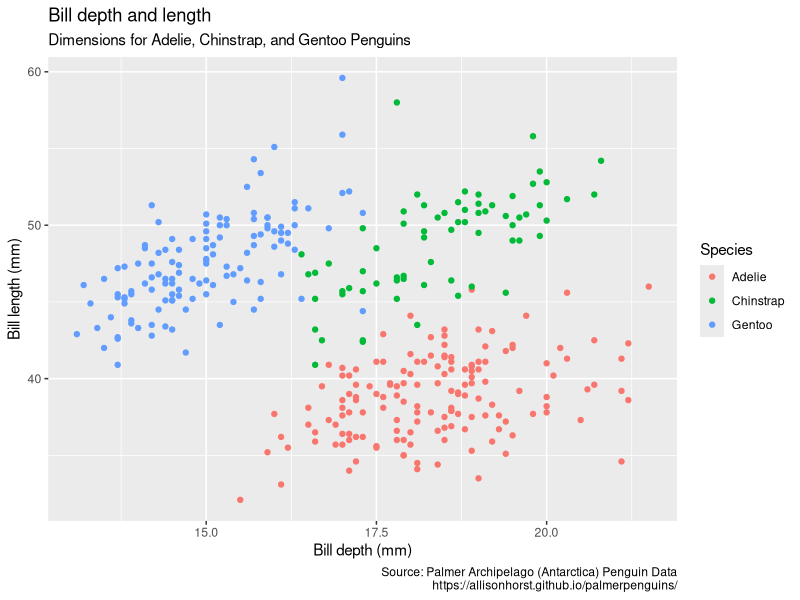
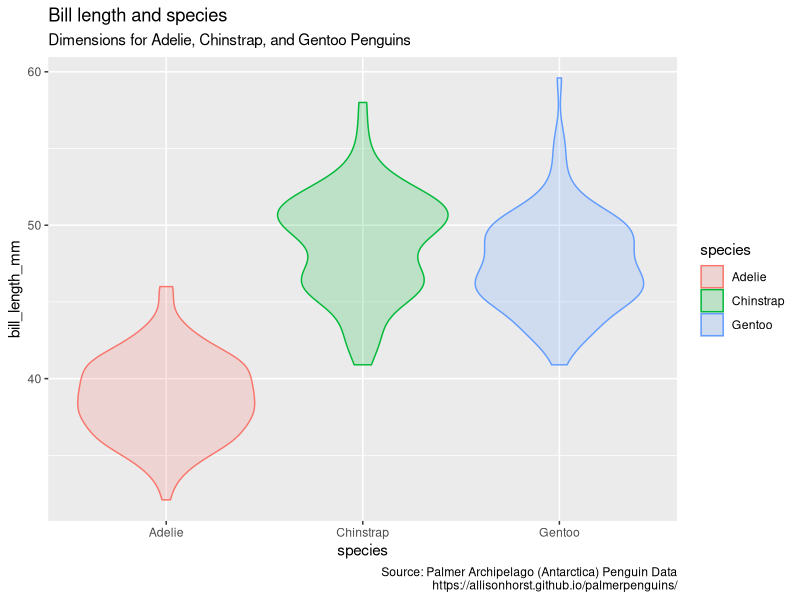
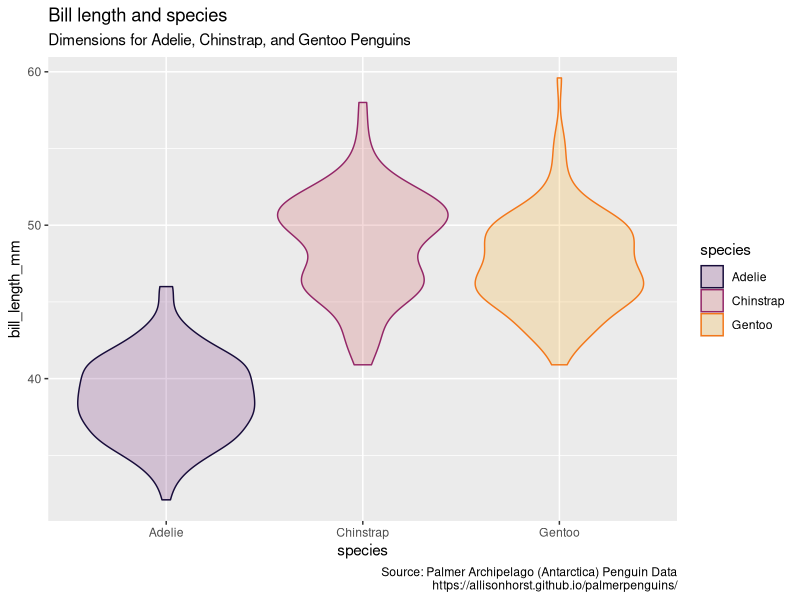
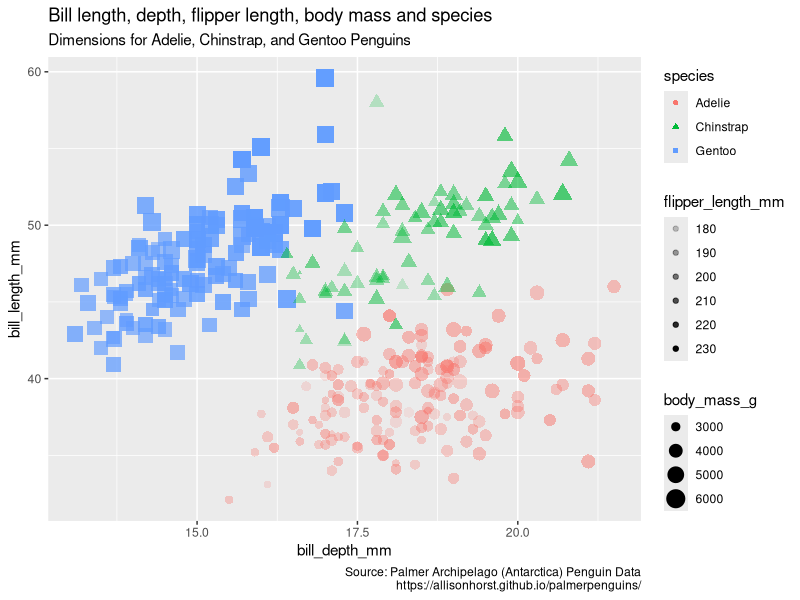
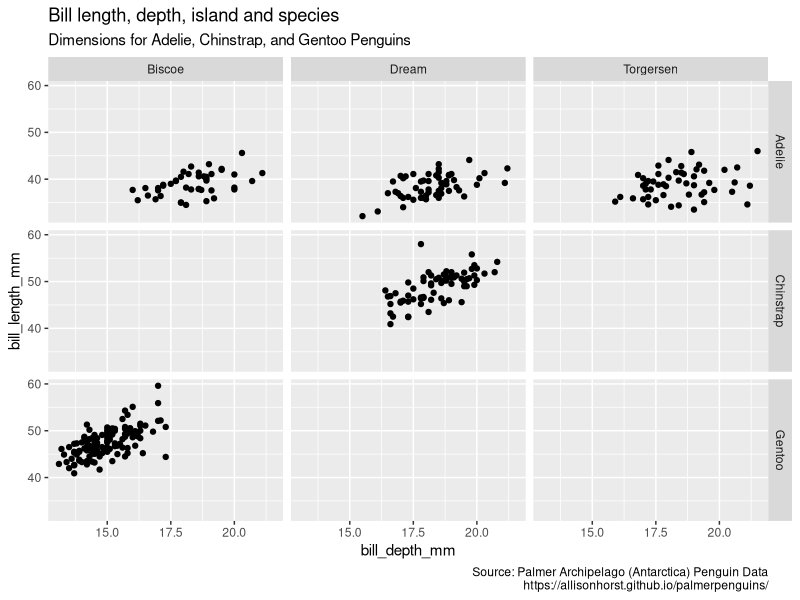
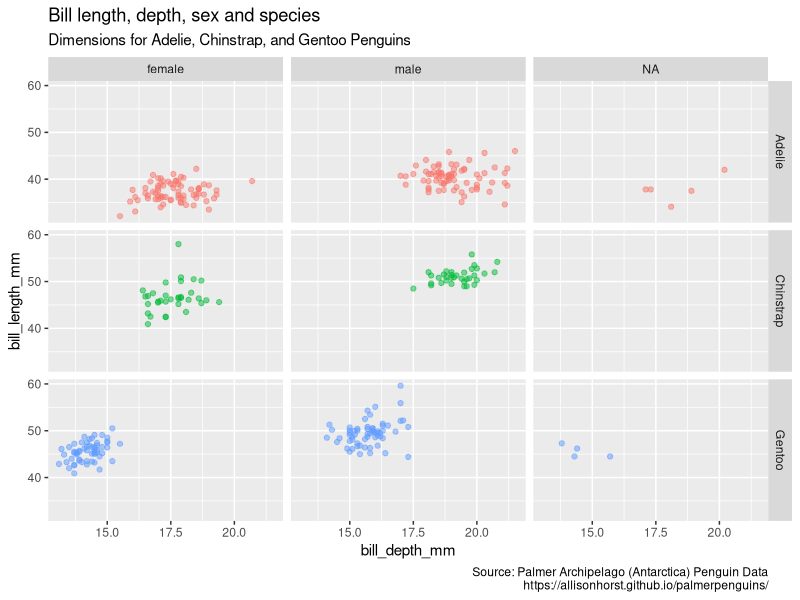
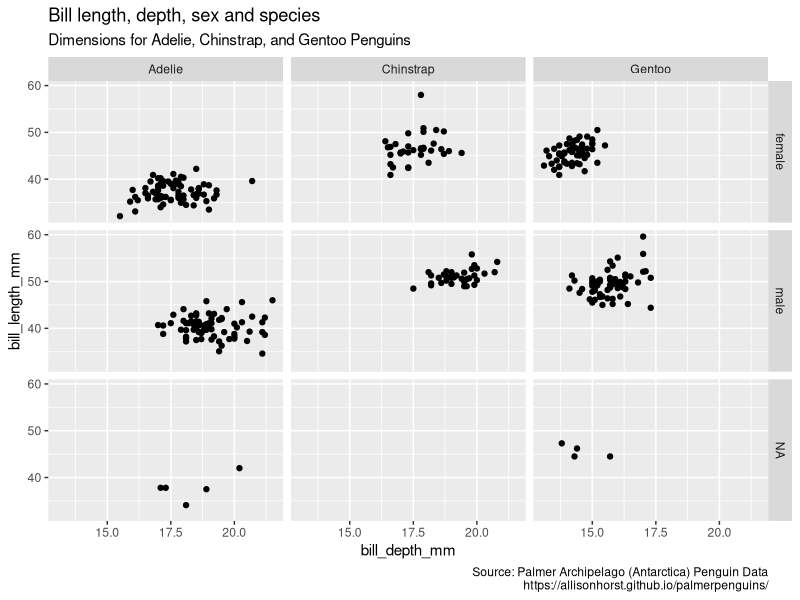

Generate these figures, in order, with R:
## ---- chunk 1
#| label: load packages
#| message: FALSE

library(tidyverse)
library(palmerpenguins)
## ---- chunk 2
#| label: dataset-glimpse

glimpse(penguins)
## ---- chunk 3
#| label: initial-visualization
#| warning: FALSE

ggplot(penguins, aes(x = bill_depth_mm, y = bill_length_mm, colour = species)) +
  geom_point() +
  labs(title = "Bill depth and length", subtitle = "Dimensions for Adelie, Chinstrap, and Gentoo Penguins", x = "Bill depth (mm)", y = "Bill length (mm)", color = "Species", caption = "Source: Palmer Archipelago (Antarctica) Penguin Data\n https://allisonhorst.github.io/palmerpenguins/")
## ---- chunk 4
#| label: violin
#| warning: FALSE

ggplot(penguins, aes(x = species, y = bill_length_mm, color = species, fill = species)) +
  geom_violin(alpha = 0.2) +
  labs(title = "Bill length and species", 
       subtitle = "Dimensions for Adelie, Chinstrap, and Gentoo Penguins",
       caption = "Source: Palmer Archipelago (Antarctica) Penguin Data\n https://allisonhorst.github.io/palmerpenguins/",
       dictionary = c(
         bill_length_mm = "Bill length (mm)",
         species = "Species"
  ))
## ---- chunk 5
#| label: violin-color
#| warning: FALSE

ggplot(penguins, aes(x = species, y = bill_length_mm, color = species, fill = species)) +
  geom_violin(alpha = 0.2) +
  labs(title = "Bill length and species", 
       subtitle = "Dimensions for Adelie, Chinstrap, and Gentoo Penguins",
       caption = "Source: Palmer Archipelago (Antarctica) Penguin Data\n https://allisonhorst.github.io/palmerpenguins/",
       dictionary = c(
         bill_length_mm = "Bill length (mm)",
         species = "Species"
  )) +
  scale_colour_viridis_d(
    name = waiver(),
    alpha = 1,
    begin = 0.1,
    end = 0.7,
    direction = 1,
    option = "B",
    aesthetics = "color"
  )  +
  scale_fill_viridis_d(
    name = waiver(),
    alpha = 1,
    begin = 0.3,
    end = 0.8,
    direction = 1,
    option = "B",
    aesthetics = "fill")
## ---- chunk 6
#| label: aesthetics-test
#| warning: FALSE

ggplot(penguins, 
       aes(x = bill_depth_mm, 
           y = bill_length_mm, 
           colour = species, 
           shape = species, 
           size = body_mass_g, 
           alpha = flipper_length_mm)) + # these are the mappings
  geom_point() + # these are settings
  labs(title = "Bill length, depth, flipper length, body mass and species", 
       subtitle = "Dimensions for Adelie, Chinstrap, and Gentoo Penguins",
       caption = "Source: Palmer Archipelago (Antarctica) Penguin Data\n https://allisonhorst.github.io/palmerpenguins/",
       dictionary = c(
         bill_length_mm = "Bill length (mm)",
         bill_depth_mm = "Bill depth (mm)",
         species = "Species",
         island = "Island",
         body_mass_g = "Body mass (g)",
         flipper_length_mm = "Flipper length (mm)"))
## ---- chunk 7
#| label: faceting-1
#| warning: FALSE

ggplot(penguins, 
       aes(x = bill_depth_mm, y = bill_length_mm)) +
  geom_point() +
  facet_grid(species ~ island) +
  labs(title = "Bill length, depth, island and species", 
       subtitle = "Dimensions for Adelie, Chinstrap, and Gentoo Penguins",
       caption = "Source: Palmer Archipelago (Antarctica) Penguin Data\n https://allisonhorst.github.io/palmerpenguins/",
       dictionary = c(
         bill_length_mm = "Bill length (mm)",
         bill_depth_mm = "Bill depth (mm)",
         species = "Species",
         island = "Island",
         body_mass_g = "Body mass (g)",
         flipper_length_mm = "Flipper length (mm)"))

## ---- chunk 8
#| label: faceting-2
#| warning: FALSE

ggplot(penguins, 
       aes(x = bill_depth_mm, y = bill_length_mm, color = species)) +
  geom_point(alpha = 0.5) +
  facet_grid(species ~ sex) +
  labs(title = "Bill length, depth, sex and species", 
       subtitle = "Dimensions for Adelie, Chinstrap, and Gentoo Penguins",
       caption = "Source: Palmer Archipelago (Antarctica) Penguin Data\n https://allisonhorst.github.io/palmerpenguins/",
       dictionary = c(
         bill_length_mm = "Bill length (mm)",
         bill_depth_mm = "Bill depth (mm)",
         species = "Species",
         island = "Island",
         body_mass_g = "Body mass (g)",
         flipper_length_mm = "Flipper length (mm)")) +
  guides(color = FALSE)

## ---- chunk 9
#| label: faceting-3
#| warning: FALSE

ggplot(penguins, 
       aes(x = bill_depth_mm, y = bill_length_mm)) +
  geom_point() +
  facet_grid(sex ~ species) +
  labs(title = "Bill length, depth, sex and species", 
       subtitle = "Dimensions for Adelie, Chinstrap, and Gentoo Penguins",
       caption = "Source: Palmer Archipelago (Antarctica) Penguin Data\n https://allisonhorst.github.io/palmerpenguins/",
       dictionary = c(
         bill_length_mm = "Bill length (mm)",
         bill_depth_mm = "Bill depth (mm)",
         species = "Species",
         island = "Island",
         body_mass_g = "Body mass (g)",
         flipper_length_mm = "Flipper length (mm)"))
